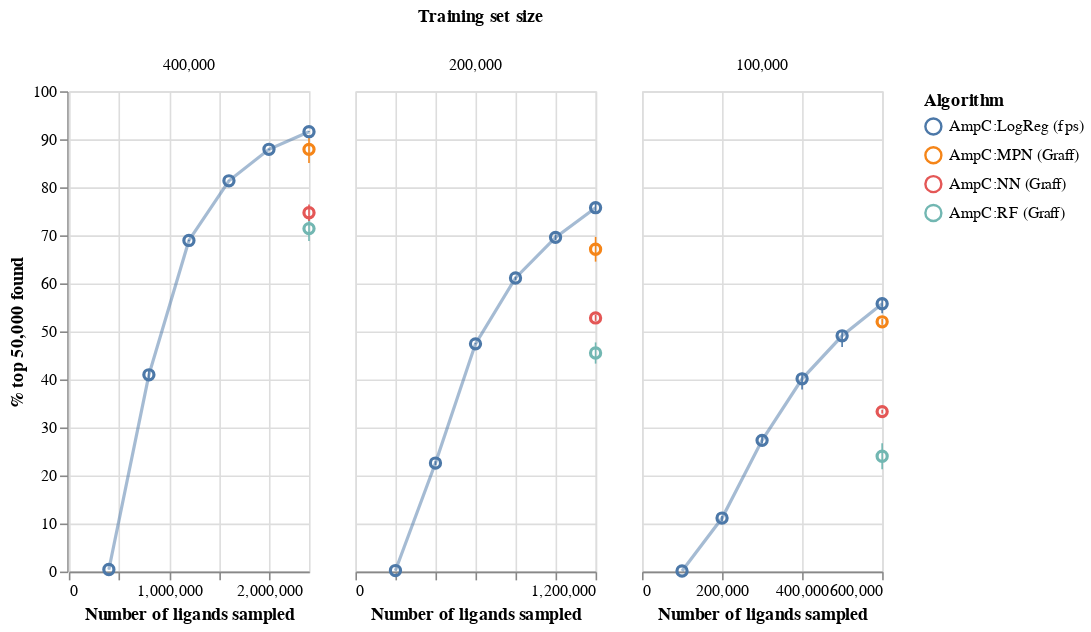

Source (notebook cell):
### Code cell
ch

### Figure 1 — Vega-Lite specification as saved in the notebook (floating-point values rounded to 4 significant figures)
{"config": {"view": {"continuousWidth": 400, "continuousHeight": 300}}, "data": {"name": "data-38265ef5d2fefcd46e365dc4fe9e10b0"}, "facet": {"column": {"type": "nominal", "field": "Training set size", "sort": [0.004, 0.002, 0.001]}}, "spec": {"layer": [{"mark": {"type": "errorbar", "extent": "ci"}, "encoding": {"color": {"type": "nominal", "field": "Algorithm"}, "x": {"type": "quantitative", "field": "N ligands explored", "title": "Number of ligands sampled"}, "y": {"type": "quantitative", "field": "% top-k found", "title": "% top 50,000 found"}}}, {"mark": {"type": "point", "color": "black", "filled": false, "size": 40}, "encoding": {"color": {"type": "nominal", "field": "Algorithm"}, "tooltip": {"type": "quantitative", "aggregate": "mean", "field": "% top-k found", "title": "% top 50,000 found"}, "x": {"type": "quantitative", "field": "N ligands explored"}, "y": {"type": "quantitative", "aggregate": "mean", "field": "% top-k found", "title": "% top 50,000 found"}}}, {"mark": {"type": "line", "color": "black", "opacity": 0.5, "size": 2}, "encoding": {"color": {"type": "nominal", "field": "Algorithm"}, "x": {"type": "quantitative", "field": "N ligands explored"}, "y": {"type": "quantitative", "aggregate": "mean", "field": "% top-k found", "title": "% top 50,000 found"}}}], "height": 300, "width": 150}, "resolve": {"scale": {"x": "independent"}}, "$schema": "https://vega.github.io/schema/vega-lite/v4.8.1.json", "datasets": {"data-38265ef5d2fefcd46e365dc4fe9e10b0": [{"Algorithm": "AmpC:LogReg (fps)", "Training set size": "400,000", "N ligands explored": 400000, "% top-k found": 0.406, "Computation days (single CPU)": 4.63}, {"Algorithm": "AmpC:LogReg (fps)", "Training set size": "400,000", "N ligands explored": 800000, "% top-k found": 41.8, "Computation days (single CPU)": 9.259}, {"Algorithm": "AmpC:LogReg (fps)", "Training set size": "400,000", "N ligands explored": 1200000, "% top-k found": 69.07, "Computation days (single CPU)": 13.89}, {"Algorithm": "AmpC:LogReg (fps)", "Training set size": "400,000", "N ligands explored": 1600000, "% top-k found": 81.33, "Computation days (single CPU)": 18.52}, {"Algorithm": "AmpC:LogReg (fps)", "Training set size": "400,000", "N ligands explored": 2000000, "% top-k found": 87.82, "Computation days (single CPU)": 23.15}, {"Algorithm": "AmpC:LogReg (fps)", "Training set size": "400,000", "N ligands explored": 2400000, "% top-k found": 91.49, "Computation days (single CPU)": 27.78}, {"Algorithm": "AmpC:LogReg (fps)", "Training set size": "200,000", "N ligands explored": 200000, "% top-k found": 0.2, "Computation days (single CPU)": 2.315}, {"Algorithm": "AmpC:LogReg (fps)", "Training set size": "200,000", "N ligands explored": 400000, "% top-k found": 22.61, "Computation days (single CPU)": 4.63}, {"Algorithm": "AmpC:LogReg (fps)", "Training set size": "200,000", "N ligands explored": 600000, "% top-k found": 47.55, "Computation days (single CPU)": 6.944}, {"Algorithm": "AmpC:LogReg (fps)", "Training set size": "200,000", "N ligands explored": 800000, "% top-k found": 60.67, "Computation days (single CPU)": 9.259}, {"Algorithm": "AmpC:LogReg (fps)", "Training set size": "200,000", "N ligands explored": 1000000, "% top-k found": 69.0, "Computation days (single CPU)": 11.57}, {"Algorithm": "AmpC:LogReg (fps)", "Training set size": "200,000", "N ligands explored": 1200000, "% top-k found": 74.87, "Computation days (single CPU)": 13.89}, {"Algorithm": "AmpC:LogReg (fps)", "Training set size": "100,000", "N ligands explored": 100000, "% top-k found": 0.098, "Computation days (single CPU)": 1.157}, {"Algorithm": "AmpC:LogReg (fps)", "Training set size": "100,000", "N ligands explored": 200000, "% top-k found": 11.54, "Computation days (single CPU)": 2.315}, {"Algorithm": "AmpC:LogReg (fps)", "Training set size": "100,000", "N ligands explored": 300000, "% top-k found": 27.12, "Computation days (single CPU)": 3.472}, {"Algorithm": "AmpC:LogReg (fps)", "Training set size": "100,000", "N ligands explored": 400000, "% top-k found": 41.1, "Computation days (single CPU)": 4.63}, {"Algorithm": "AmpC:LogReg (fps)", "Training set size": "100,000", "N ligands explored": 500000, "% top-k found": 50.29, "Computation days (single CPU)": 5.787}, {"Algorithm": "AmpC:LogReg (fps)", "Training set size": "100,000", "N ligands explored": 600000, "% top-k found": 57.05, "Computation days (single CPU)": 6.944}, {"Algorithm": "AmpC:LogReg (fps)", "Training set size": "400,000", "N ligands explored": 400000, "% top-k found": 0.466, "Computation days (single CPU)": 4.63}, {"Algorithm": "AmpC:LogReg (fps)", "Training set size": "400,000", "N ligands explored": 800000, "% top-k found": 41.45, "Computation days (single CPU)": 9.259}, {"Algorithm": "AmpC:LogReg (fps)", "Training set size": "400,000", "N ligands explored": 1200000, "% top-k found": 68.77, "Computation days (single CPU)": 13.89}, {"Algorithm": "AmpC:LogReg (fps)", "Training set size": "400,000", "N ligands explored": 1600000, "% top-k found": 81.38, "Computation days (single CPU)": 18.52}, {"Algorithm": "AmpC:LogReg (fps)", "Training set size": "400,000", "N ligands explored": 2000000, "% top-k found": 88.02, "Computation days (single CPU)": 23.15}, {"Algorithm": "AmpC:LogReg (fps)", "Training set size": "400,000", "N ligands explored": 2400000, "% top-k found": 91.57, "Computation days (single CPU)": 27.78}, {"Algorithm": "AmpC:LogReg (fps)", "Training set size": "200,000", "N ligands explored": 200000, "% top-k found": 0.246, "Computation days (single CPU)": 2.315}, {"Algorithm": "AmpC:LogReg (fps)", "Training set size": "200,000", "N ligands explored": 400000, "% top-k found": 22.98, "Computation days (single CPU)": 4.63}, {"Algorithm": "AmpC:LogReg (fps)", "Training set size": "200,000", "N ligands explored": 600000, "% top-k found": 47.33, "Computation days (single CPU)": 6.944}, {"Algorithm": "AmpC:LogReg (fps)", "Training set size": "200,000", "N ligands explored": 800000, "% top-k found": 61.46, "Computation days (single CPU)": 9.259}, {"Algorithm": "AmpC:LogReg (fps)", "Training set size": "200,000", "N ligands explored": 1000000, "% top-k found": 70.19, "Computation days (single CPU)": 11.57}, {"Algorithm": "AmpC:LogReg (fps)", "Training set size": "200,000", "N ligands explored": 1200000, "% top-k found": 76.63, "Computation days (single CPU)": 13.89}, {"Algorithm": "AmpC:LogReg (fps)", "Training set size": "100,000", "N ligands explored": 100000, "% top-k found": 0.14, "Computation days (single CPU)": 1.157}, {"Algorithm": "AmpC:LogReg (fps)", "Training set size": "100,000", "N ligands explored": 200000, "% top-k found": 11.38, "Computation days (single CPU)": 2.315}, {"Algorithm": "AmpC:LogReg (fps)", "Training set size": "100,000", "N ligands explored": 300000, "% top-k found": 28.16, "Computation days (single CPU)": 3.472}, {"Algorithm": "AmpC:LogReg (fps)", "Training set size": "100,000", "N ligands explored": 400000, "% top-k found": 41.39, "Computation days (single CPU)": 4.63}, {"Algorithm": "AmpC:LogReg (fps)", "Training set size": "100,000", "N ligands explored": 500000, "% top-k found": 50.21, "Computation days (single CPU)": 5.787}, {"Algorithm": "AmpC:LogReg (fps)", "Training set size": "100,000", "N ligands explored": 600000, "% top-k found": 56.45, "Computation days (single CPU)": 6.944}, {"Algorithm": "AmpC:LogReg (fps)", "Training set size": "400,000", "N ligands explored": 400000, "% top-k found": 0.41, "Computation days (single CPU)": 4.63}, {"Algorithm": "AmpC:LogReg (fps)", "Training set size": "400,000", "N ligands explored": 800000, "% top-k found": 39.65, "Computation days (single CPU)": 9.259}, {"Algorithm": "AmpC:LogReg (fps)", "Training set size": "400,000", "N ligands explored": 1200000, "% top-k found": 68.98, "Computation days (single CPU)": 13.89}, {"Algorithm": "AmpC:LogReg (fps)", "Training set size": "400,000", "N ligands explored": 1600000, "% top-k found": 81.36, "Computation days (single CPU)": 18.52}, {"Algorithm": "AmpC:LogReg (fps)", "Training set size": "400,000", "N ligands explored": 2000000, "% top-k found": 87.89, "Computation days (single CPU)": 23.15}, {"Algorithm": "AmpC:LogReg (fps)", "Training set size": "400,000", "N ligands explored": 2400000, "% top-k found": 91.68, "Computation days (single CPU)": 27.78}, {"Algorithm": "AmpC:LogReg (fps)", "Training set size": "200,000", "N ligands explored": 200000, "% top-k found": 0.186, "Computation days (single CPU)": 2.315}, {"Algorithm": "AmpC:LogReg (fps)", "Training set size": "200,000", "N ligands explored": 400000, "% top-k found": 22.18, "Computation days (single CPU)": 4.63}, {"Algorithm": "AmpC:LogReg (fps)", "Training set size": "200,000", "N ligands explored": 600000, "% top-k found": 47.36, "Computation days (single CPU)": 6.944}, {"Algorithm": "AmpC:LogReg (fps)", "Training set size": "200,000", "N ligands explored": 800000, "% top-k found": 61.22, "Computation days (single CPU)": 9.259}, {"Algorithm": "AmpC:LogReg (fps)", "Training set size": "200,000", "N ligands explored": 1000000, "% top-k found": 69.56, "Computation days (single CPU)": 11.57}, {"Algorithm": "AmpC:LogReg (fps)", "Training set size": "200,000", "N ligands explored": 1200000, "% top-k found": 75.78, "Computation days (single CPU)": 13.89}, {"Algorithm": "AmpC:LogReg (fps)", "Training set size": "100,000", "N ligands explored": 100000, "% top-k found": 0.092, "Computation days (single CPU)": 1.157}, {"Algorithm": "AmpC:LogReg (fps)", "Training set size": "100,000", "N ligands explored": 200000, "% top-k found": 10.5, "Computation days (single CPU)": 2.315}, {"Algorithm": "AmpC:LogReg (fps)", "Training set size": "100,000", "N ligands explored": 300000, "% top-k found": 26.67, "Computation days (single CPU)": 3.472}, {"Algorithm": "AmpC:LogReg (fps)", "Training set size": "100,000", "N ligands explored": 400000, "% top-k found": 37.9, "Computation days (single CPU)": 4.63}, {"Algorithm": "AmpC:LogReg (fps)", "Training set size": "100,000", "N ligands explored": 500000, "% top-k found": 46.76, "Computation days (single CPU)": 5.787}, {"Algorithm": "AmpC:LogReg (fps)", "Training set size": "100,000", "N ligands explored": 600000, "% top-k found": 53.78, "Computation days (single CPU)": 6.944}, {"Algorithm": "AmpC:RF (Graff)", "Training set size": "400,000", "N ligands explored": 2400000, "% top-k found": 68.83, "Computation days (single CPU)": 27.78}, {"Algorithm": "AmpC:RF (Graff)", "Training set size": "400,000", "N ligands explored": 2400000, "% top-k found": 71.4, "Computation days (single CPU)": 27.78}, {"Algorithm": "AmpC:RF (Graff)", "Training set size": "400,000", "N ligands explored": 2400000, "% top-k found": 73.97, "Computation days (single CPU)": 27.78}, {"Algorithm": "AmpC:NN (Graff)", "Training set size": "400,000", "N ligands explored": 2400000, "% top-k found": 72.99, "Computation days (single CPU)": 27.78}, {"Algorithm": "AmpC:NN (Graff)", "Training set size": "400,000", "N ligands explored": 2400000, "% top-k found": 74.7, "Computation days (single CPU)": 27.78}, {"Algorithm": "AmpC:NN (Graff)", "Training set size": "400,000", "N ligands explored": 2400000, "% top-k found": 76.41, "Computation days (single CPU)": 27.78}, {"Algorithm": "AmpC:MPN (Graff)", "Training set size": "400,000", "N ligands explored": 2400000, "% top-k found": 85.08, "Computation days (single CPU)": 27.78}, {"Algorithm": "AmpC:MPN (Graff)", "Training set size": "400,000", "N ligands explored": 2400000, "% top-k found": 87.9, "Computation days (single CPU)": 27.78}, {"Algorithm": "AmpC:MPN (Graff)", "Training set size": "400,000", "N ligands explored": 2400000, "% top-k found": 90.72, "Computation days (single CPU)": 27.78}, {"Algorithm": "AmpC:RF (Graff)", "Training set size": "200,000", "N ligands explored": 1200000, "% top-k found": 43.3, "Computation days (single CPU)": 13.89}, {"Algorithm": "AmpC:RF (Graff)", "Training set size": "200,000", "N ligands explored": 1200000, "% top-k found": 45.5, "Computation days (single CPU)": 13.89}, {"Algorithm": "AmpC:RF (Graff)", "Training set size": "200,000", "N ligands explored": 1200000, "% top-k found": 47.7, "Computation days (single CPU)": 13.89}, {"Algorithm": "AmpC:NN (Graff)", "Training set size": "200,000", "N ligands explored": 1200000, "% top-k found": 52.19, "Computation days (single CPU)": 13.89}, {"Algorithm": "AmpC:NN (Graff)", "Training set size": "200,000", "N ligands explored": 1200000, "% top-k found": 52.8, "Computation days (single CPU)": 13.89}, {"Algorithm": "AmpC:NN (Graff)", "Training set size": "200,000", "N ligands explored": 1200000, "% top-k found": 53.41, "Computation days (single CPU)": 13.89}, {"Algorithm": "AmpC:MPN (Graff)", "Training set size": "200,000", "N ligands explored": 1200000, "% top-k found": 64.53, "Computation days (single CPU)": 13.89}, {"Algorithm": "AmpC:MPN (Graff)", "Training set size": "200,000", "N ligands explored": 1200000, "% top-k found": 67.1, "Computation days (single CPU)": 13.89}, {"Algorithm": "AmpC:MPN (Graff)", "Training set size": "200,000", "N ligands explored": 1200000, "% top-k found": 69.67, "Computation days (single CPU)": 13.89}, {"Algorithm": "AmpC:RF (Graff)", "Training set size": "100,000", "N ligands explored": 600000, "% top-k found": 21.31, "Computation days (single CPU)": 6.944}, {"Algorithm": "AmpC:RF (Graff)", "Training set size": "100,000", "N ligands explored": 600000, "% top-k found": 24.0, "Computation days (single CPU)": 6.944}, {"Algorithm": "AmpC:RF (Graff)", "Training set size": "100,000", "N ligands explored": 600000, "% top-k found": 26.69, "Computation days (single CPU)": 6.944}, {"Algorithm": "AmpC:NN (Graff)", "Training set size": "100,000", "N ligands explored": 600000, "% top-k found": 32.93, "Computation days (single CPU)": 6.944}, {"Algorithm": "AmpC:NN (Graff)", "Training set size": "100,000", "N ligands explored": 600000, "% top-k found": 33.3, "Computation days (single CPU)": 6.944}, {"Algorithm": "AmpC:NN (Graff)", "Training set size": "100,000", "N ligands explored": 600000, "% top-k found": 33.67, "Computation days (single CPU)": 6.944}, {"Algorithm": "AmpC:MPN (Graff)", "Training set size": "100,000", "N ligands explored": 600000, "% top-k found": 51.39, "Computation days (single CPU)": 6.944}, {"Algorithm": "AmpC:MPN (Graff)", "Training set size": "100,000", "N ligands explored": 600000, "% top-k found": 52.0, "Computation days (single CPU)": 6.944}, {"Algorithm": "AmpC:MPN (Graff)", "Training set size": "100,000", "N ligands explored": 600000, "% top-k found": 52.61, "Computation days (single CPU)": 6.944}]}}
